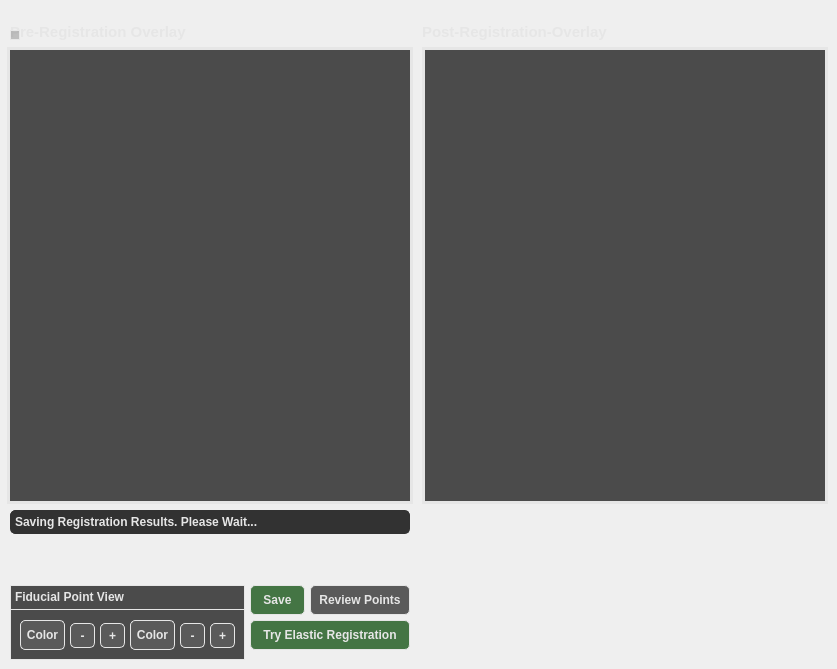
    <widget class="QWidget" name="ViewOverlayTabName">
     <attribute name="title">
      <string>View Overlay</string>
     </attribute>
     <widget class="QTextEdit" name="SavingRegistrationResultsText">
      <property name="geometry">
       <rect>
        <x>10</x>
        <y>510</y>
        <width>400</width>
        <height>24</height>
       </rect>
      </property>
      <property name="styleSheet">
       <string notr="true">QTextEdit { 
	background-color: #323232;
	color: #e6e6e6; /* Text color */
	border: 1px solid #323232; /* Border  */
    border-radius: 5px; /* Optional: Rounded corners */
    text-align: left;
    font-weight: bold;
}</string>
      </property>
      <property name="verticalScrollBarPolicy">
       <enum>Qt::ScrollBarAlwaysOff</enum>
      </property>
      <property name="horizontalScrollBarPolicy">
       <enum>Qt::ScrollBarAlwaysOff</enum>
      </property>
      <property name="readOnly">
       <bool>true</bool>
      </property>
      <property name="html">
       <string>&lt;!DOCTYPE HTML PUBLIC &quot;-//W3C//DTD HTML 4.0//EN&quot; &quot;http://www.w3.org/TR/REC-html40/strict.dtd&quot;&gt;
&lt;html&gt;&lt;head&gt;&lt;meta name=&quot;qrichtext&quot; content=&quot;1&quot; /&gt;&lt;style type=&quot;text/css&quot;&gt;
p, li { white-space: pre-wrap; }
&lt;/style&gt;&lt;/head&gt;&lt;body style=&quot; font-family:'MS Shell Dlg 2'; font-size:8.25pt; font-weight:600; font-style:normal;&quot;&gt;
&lt;p style=&quot; margin-top:0px; margin-bottom:0px; margin-left:0px; margin-right:0px; -qt-block-indent:0; text-indent:0px;&quot;&gt;&lt;span style=&quot; font-size:9pt;&quot;&gt;Saving Registration Results. Please Wait...&lt;/span&gt;&lt;/p&gt;&lt;/body&gt;&lt;/html&gt;</string>
      </property>
     </widget>
     <widget class="QFrame" name="ImageViewControlsFrame_O">
      <property name="geometry">
       <rect>
        <x>10</x>
        <y>585</y>
        <width>235</width>
        <height>75</height>
       </rect>
      </property>
      <property name="styleSheet">
       <string notr="true">QFrame { 
	background-color: #4b4b4b;
	border: 1px solid #e6e6e6; /* Border  */
}</string>
      </property>
      <property name="frameShape">
       <enum>QFrame::StyledPanel</enum>
      </property>
      <property name="frameShadow">
       <enum>QFrame::Raised</enum>
      </property>
      <widget class="QTextEdit" name="ImageViewFrameHeaderText_O">
       <property name="geometry">
        <rect>
         <x>0</x>
         <y>0</y>
         <width>235</width>
         <height>25</height>
        </rect>
       </property>
       <property name="font">
        <font>
         <pointsize>10</pointsize>
         <weight>75</weight>
         <bold>true</bold>
        </font>
       </property>
       <property name="styleSheet">
        <string notr="true">QTextEdit { 
	background-color: #4b4b4b;
	color: #e6e6e6; /* Text color */
	border: 1px solid #e6e6e6; /* Border  */
    text-align: left;
    font-weight: bold;
}</string>
       </property>
       <property name="verticalScrollBarPolicy">
        <enum>Qt::ScrollBarAlwaysOff</enum>
       </property>
       <property name="horizontalScrollBarPolicy">
        <enum>Qt::ScrollBarAlwaysOff</enum>
       </property>
       <property name="readOnly">
        <bool>true</bool>
       </property>
       <property name="html">
        <string>&lt;!DOCTYPE HTML PUBLIC &quot;-//W3C//DTD HTML 4.0//EN&quot; &quot;http://www.w3.org/TR/REC-html40/strict.dtd&quot;&gt;
&lt;html&gt;&lt;head&gt;&lt;meta name=&quot;qrichtext&quot; content=&quot;1&quot; /&gt;&lt;style type=&quot;text/css&quot;&gt;
p, li { white-space: pre-wrap; }
&lt;/style&gt;&lt;/head&gt;&lt;body style=&quot; font-family:'MS Shell Dlg 2'; font-size:10pt; font-weight:600; font-style:normal;&quot;&gt;
&lt;p style=&quot; margin-top:0px; margin-bottom:0px; margin-left:0px; margin-right:0px; -qt-block-indent:0; text-indent:0px;&quot;&gt;&lt;span style=&quot; font-size:9pt;&quot;&gt;Fiducial Point View&lt;/span&gt;&lt;/p&gt;&lt;/body&gt;&lt;/html&gt;</string>
       </property>
      </widget>
      <widget class="QPushButton" name="GrowFiducialButton2_O">
       <property name="geometry">
        <rect>
         <x>200</x>
         <y>38</y>
         <width>25</width>
         <height>25</height>
        </rect>
       </property>
       <property name="font">
        <font>
         <pointsize>9</pointsize>
         <weight>75</weight>
         <bold>true</bold>
        </font>
       </property>
       <property name="styleSheet">
        <string notr="true">QPushButton {
    background-color: #5a5a5a;
    color: #e6e6e6; /* Text color */
    border: 1px solid #e6e6e6; /* Border  */
    border-radius: 5px; /* Optional: Rounded corners */
    padding: 5px; /* Optional: Padding around text */
}

QPushButton:hover {
    background-color: #666f75; /* Grey-blue when hovered */
}

QPushButton:pressed {
    background-color: #7b8e9c; /* More blue when pressed */
}</string>
       </property>
       <property name="text">
        <string>+</string>
       </property>
      </widget>
      <widget class="QPushButton" name="ColorFiducialButton_O">
       <property name="geometry">
        <rect>
         <x>10</x>
         <y>35</y>
         <width>45</width>
         <height>30</height>
        </rect>
       </property>
       <property name="font">
        <font>
         <pointsize>9</pointsize>
         <weight>75</weight>
         <bold>true</bold>
        </font>
       </property>
       <property name="styleSheet">
        <string notr="true">QPushButton {
    background-color: #5a5a5a;
    color: #e6e6e6; /* Text color */
    border: 1px solid #e6e6e6; /* Border  */
    border-radius: 5px; /* Optional: Rounded corners */
    padding: 5px; /* Optional: Padding around text */
}

QPushButton:hover {
    background-color: #666f75; /* Grey-blue when hovered */
}

QPushButton:pressed {
    background-color: #7b8e9c; /* More blue when pressed */
}</string>
       </property>
       <property name="text">
        <string>Color</string>
       </property>
      </widget>
      <widget class="QPushButton" name="ShrinkFiducialButton2_O">
       <property name="geometry">
        <rect>
         <x>170</x>
         <y>38</y>
         <width>25</width>
         <height>25</height>
        </rect>
       </property>
       <property name="font">
        <font>
         <pointsize>9</pointsize>
         <weight>75</weight>
         <bold>true</bold>
        </font>
       </property>
       <property name="styleSheet">
        <string notr="true">QPushButton {
    background-color: #5a5a5a;
    color: #e6e6e6; /* Text color */
    border: 1px solid #e6e6e6; /* Border  */
    border-radius: 5px; /* Optional: Rounded corners */
    padding: 5px; /* Optional: Padding around text */
}

QPushButton:hover {
    background-color: #666f75; /* Grey-blue when hovered */
}

QPushButton:pressed {
    background-color: #7b8e9c; /* More blue when pressed */
}</string>
       </property>
       <property name="text">
        <string>-</string>
       </property>
      </widget>
      <widget class="QPushButton" name="ColorFiducialButton2_O">
       <property name="geometry">
        <rect>
         <x>120</x>
         <y>35</y>
         <width>45</width>
         <height>30</height>
        </rect>
       </property>
       <property name="font">
        <font>
         <pointsize>9</pointsize>
         <weight>75</weight>
         <bold>true</bold>
        </font>
       </property>
       <property name="styleSheet">
        <string notr="true">QPushButton {
    background-color: #5a5a5a;
    color: #e6e6e6; /* Text color */
    border: 1px solid #e6e6e6; /* Border  */
    border-radius: 5px; /* Optional: Rounded corners */
    padding: 5px; /* Optional: Padding around text */
}

QPushButton:hover {
    background-color: #666f75; /* Grey-blue when hovered */
}

QPushButton:pressed {
    background-color: #7b8e9c; /* More blue when pressed */
}</string>
       </property>
       <property name="text">
        <string>Color</string>
       </property>
      </widget>
      <widget class="QPushButton" name="GrowFiducialButton_O">
       <property name="geometry">
        <rect>
         <x>90</x>
         <y>38</y>
         <width>25</width>
         <height>25</height>
        </rect>
       </property>
       <property name="font">
        <font>
         <pointsize>9</pointsize>
         <weight>75</weight>
         <bold>true</bold>
        </font>
       </property>
       <property name="styleSheet">
        <string notr="true">QPushButton {
    background-color: #5a5a5a;
    color: #e6e6e6; /* Text color */
    border: 1px solid #e6e6e6; /* Border  */
    border-radius: 5px; /* Optional: Rounded corners */
    padding: 5px; /* Optional: Padding around text */
}

QPushButton:hover {
    background-color: #666f75; /* Grey-blue when hovered */
}

QPushButton:pressed {
    background-color: #7b8e9c; /* More blue when pressed */
}</string>
       </property>
       <property name="text">
        <string>+</string>
       </property>
      </widget>
      <widget class="QPushButton" name="ShrinkFiducialButton_O">
       <property name="geometry">
        <rect>
         <x>60</x>
         <y>38</y>
         <width>25</width>
         <height>25</height>
        </rect>
       </property>
       <property name="font">
        <font>
         <pointsize>9</pointsize>
         <weight>75</weight>
         <bold>true</bold>
        </font>
       </property>
       <property name="styleSheet">
        <string notr="true">QPushButton {
    background-color: #5a5a5a;
    color: #e6e6e6; /* Text color */
    border: 1px solid #e6e6e6; /* Border  */
    border-radius: 5px; /* Optional: Rounded corners */
    padding: 5px; /* Optional: Padding around text */
}

QPushButton:hover {
    background-color: #666f75; /* Grey-blue when hovered */
}

QPushButton:pressed {
    background-color: #7b8e9c; /* More blue when pressed */
}</string>
       </property>
       <property name="text">
        <string>-</string>
       </property>
      </widget>
     </widget>
     <widget class="QLabel" name="UnregisteredImageFrameHeaderText">
      <property name="geometry">
       <rect>
        <x>10</x>
        <y>20</y>
        <width>400</width>
        <height>24</height>
       </rect>
      </property>
      <property name="font">
       <font>
        <pointsize>11</pointsize>
        <weight>75</weight>
        <bold>true</bold>
       </font>
      </property>
      <property name="styleSheet">
       <string notr="true">QLabel { 
	background-color: transparent;
	color: #e6e6e6; /* Text color */
	border: 0px solid #e6e6e6; /* Border  */
    qproperty-alignment: 'AlignCenter';
}</string>
      </property>
      <property name="text">
       <string>Pre-Registration Overlay</string>
      </property>
     </widget>
     <widget class="QLabel" name="RegisteredImageFrameHeaderText">
      <property name="geometry">
       <rect>
        <x>422</x>
        <y>20</y>
        <width>400</width>
        <height>24</height>
       </rect>
      </property>
      <property name="font">
       <font>
        <pointsize>11</pointsize>
        <weight>75</weight>
        <bold>true</bold>
       </font>
      </property>
      <property name="styleSheet">
       <string notr="true">QLabel { 
	background-color: transparent;
	color: #e6e6e6; /* Text color */
	border: 0px solid #e6e6e6; /* Border  */
    qproperty-alignment: 'AlignCenter';
}</string>
      </property>
      <property name="text">
       <string>Post-Registration-Overlay</string>
      </property>
     </widget>
     <widget class="QFrame" name="UnregisteredImageDisplayFrame">
      <property name="geometry">
       <rect>
        <x>10</x>
        <y>50</y>
        <width>400</width>
        <height>451</height>
       </rect>
      </property>
      <property name="styleSheet">
       <string notr="true">QFrame { 
	background-color: #4b4b4b;
	border: 0px solid #e6e6e6; /* Border  */
}</string>
      </property>
      <property name="frameShape">
       <enum>QFrame::StyledPanel</enum>
      </property>
      <property name="frameShadow">
       <enum>QFrame::Raised</enum>
      </property>
     </widget>
     <widget class="QLabel" name="RegisteredImageBorder">
      <property name="geometry">
       <rect>
        <x>422</x>
        <y>47</y>
        <width>406</width>
        <height>457</height>
       </rect>
      </property>
      <property name="styleSheet">
       <string notr="true">QLabel {
        background-color: transparent; /* Transparent fill */
        border: 5px solid #e6e6e6;       /* Green border */
    }
</string>
      </property>
      <property name="text">
       <string/>
      </property>
     </widget>
     <widget class="QFrame" name="RegisteredImageDisplayFrame">
      <property name="geometry">
       <rect>
        <x>425</x>
        <y>50</y>
        <width>400</width>
        <height>451</height>
       </rect>
      </property>
      <property name="styleSheet">
       <string notr="true">QFrame { 
	background-color: #4b4b4b;
	border: 0px solid #e6e6e6; /* Border  */
}</string>
      </property>
      <property name="frameShape">
       <enum>QFrame::StyledPanel</enum>
      </property>
      <property name="frameShadow">
       <enum>QFrame::Raised</enum>
      </property>
     </widget>
     <widget class="QLabel" name="UnregisteredImageBorder">
      <property name="geometry">
       <rect>
        <x>7</x>
        <y>47</y>
        <width>406</width>
        <height>457</height>
       </rect>
      </property>
      <property name="styleSheet">
       <string notr="true">QLabel {
        background-color: transparent; /* Transparent fill */
        border: 5px solid #e6e6e6;       /* Green border */
    }
</string>
      </property>
      <property name="text">
       <string/>
      </property>
     </widget>
     <widget class="QPushButton" name="TryElasticRegButton">
      <property name="geometry">
       <rect>
        <x>250</x>
        <y>620</y>
        <width>160</width>
        <height>30</height>
       </rect>
      </property>
      <property name="font">
       <font>
        <pointsize>9</pointsize>
        <weight>75</weight>
        <bold>true</bold>
       </font>
      </property>
      <property name="styleSheet">
       <string notr="true">QPushButton {
    background-color: #447544;
    color: #e6e6e6; /* Text color */
    border: 1px solid #e6e6e6; /* Border  */
    border-radius: 5px; /* Optional: Rounded corners */
    padding: 5px; /* Optional: Padding around text */
}

QPushButton:hover {
    background-color: #488a48; /* Grey-blue when hovered */
}

QPushButton:pressed {
    background-color: #49a349; /* More blue when pressed */
}</string>
      </property>
      <property name="text">
       <string>Try Elastic Registration</string>
      </property>
     </widget>
     <widget class="QPushButton" name="SaveRegistrationResultsButton_O">
      <property name="geometry">
       <rect>
        <x>250</x>
        <y>585</y>
        <width>55</width>
        <height>30</height>
       </rect>
      </property>
      <property name="font">
       <font>
        <pointsize>9</pointsize>
        <weight>75</weight>
        <bold>true</bold>
       </font>
      </property>
      <property name="styleSheet">
       <string notr="true">QPushButton {
    background-color: #447544;
    color: #e6e6e6; /* Text color */
    border: 1px solid #e6e6e6; /* Border  */
    border-radius: 5px; /* Optional: Rounded corners */
    padding: 5px; /* Optional: Padding around text */
}

QPushButton:hover {
    background-color: #488a48; /* Grey-blue when hovered */
}

QPushButton:pressed {
    background-color: #49a349; /* More blue when pressed */
}</string>
      </property>
      <property name="text">
       <string>Save</string>
      </property>
     </widget>
     <widget class="QPushButton" name="ReturnToFiducialsTab_O">
      <property name="geometry">
       <rect>
        <x>310</x>
        <y>585</y>
        <width>100</width>
        <height>30</height>
       </rect>
      </property>
      <property name="font">
       <font>
        <pointsize>9</pointsize>
        <weight>75</weight>
        <bold>true</bold>
       </font>
      </property>
      <property name="styleSheet">
       <string notr="true">QPushButton {
    background-color: #5a5a5a;
    color: #e6e6e6; /* Text color */
    border: 1px solid #e6e6e6; /* Border  */
    border-radius: 5px; /* Optional: Rounded corners */
    padding: 5px; /* Optional: Padding around text */
}

QPushButton:hover {
    background-color: #666f75; /* Grey-blue when hovered */
}

QPushButton:pressed {
    background-color: #7b8e9c; /* More blue when pressed */
}</string>
      </property>
      <property name="text">
       <string>Review Points</string>
      </property>
     </widget>
     <widget class="QFrame" name="DisableFrame_O1">
      <property name="geometry">
       <rect>
        <x>10</x>
        <y>30</y>
        <width>10</width>
        <height>10</height>
       </rect>
      </property>
      <property name="styleSheet">
       <string notr="true">QFrame { 
	background-color: rgba(115, 115, 115, 0.4);
	border: 1px solid #e6e6e6; /* Border  */
}</string>
      </property>
      <property name="frameShape">
       <enum>QFrame::StyledPanel</enum>
      </property>
      <property name="frameShadow">
       <enum>QFrame::Raised</enum>
      </property>
      <widget class="QFrame" name="DisableFrame_E1_11">
       <property name="geometry">
        <rect>
         <x>-190</x>
         <y>30</y>
         <width>31</width>
         <height>31</height>
        </rect>
       </property>
       <property name="styleSheet">
        <string notr="true">QFrame { 
	background-color: rgba(255, 255, 255, 0.4);
	border: 1px solid #e6e6e6; /* Border  */
}</string>
       </property>
       <property name="frameShape">
        <enum>QFrame::StyledPanel</enum>
       </property>
       <property name="frameShadow">
        <enum>QFrame::Raised</enum>
       </property>
      </widget>
     </widget>
     <zorder>UnregisteredImageBorder</zorder>
     <zorder>ImageViewControlsFrame_O</zorder>
     <zorder>UnregisteredImageFrameHeaderText</zorder>
     <zorder>RegisteredImageFrameHeaderText</zorder>
     <zorder>UnregisteredImageDisplayFrame</zorder>
     <zorder>RegisteredImageBorder</zorder>
     <zorder>RegisteredImageDisplayFrame</zorder>
     <zorder>SavingRegistrationResultsText</zorder>
     <zorder>TryElasticRegButton</zorder>
     <zorder>SaveRegistrationResultsButton_O</zorder>
     <zorder>ReturnToFiducialsTab_O</zorder>
     <zorder>DisableFrame_O1</zorder>
    </widget>
